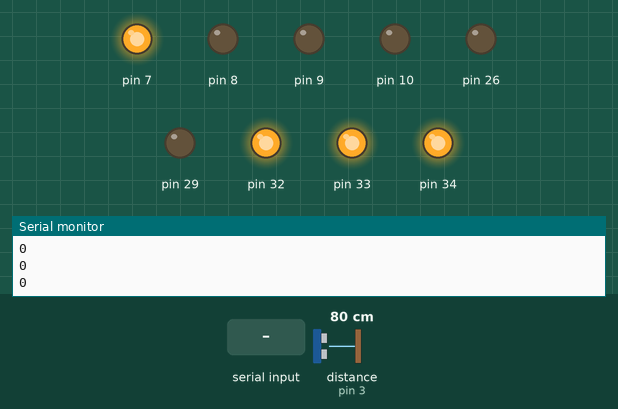
Simulated run of this sketch. Board: Arduino Mega 2560, built with avr-gcc and run on an emulated ATmega2560. On the bench: output pins drawn as LEDs (lit = HIGH), the last lines printed to the serial monitor. The test bench sets the inputs (shaded band); at power-on: distance to the obstacle (sensor on pin 3) 80 cm. Pins used as bus, display or sensor lines are not drawn.

Above: at 1.2 s.
1.3 s: distance to the obstacle (sensor on pin 3) set to 42 cm
2.8 s: distance to the obstacle (sensor on pin 3) set to 36 cm
At 3.1 s:
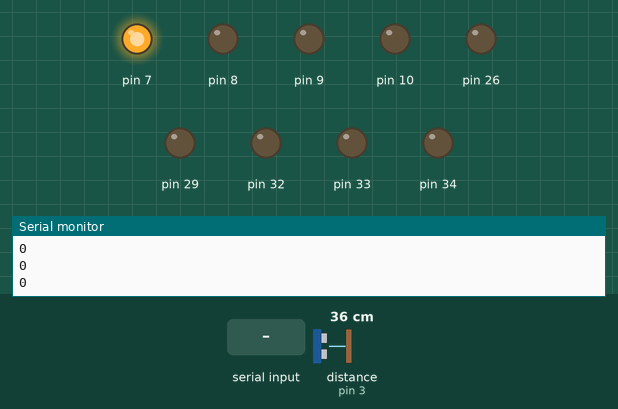
4.3 s: "1" received over the second serial link
At 5.5 s:
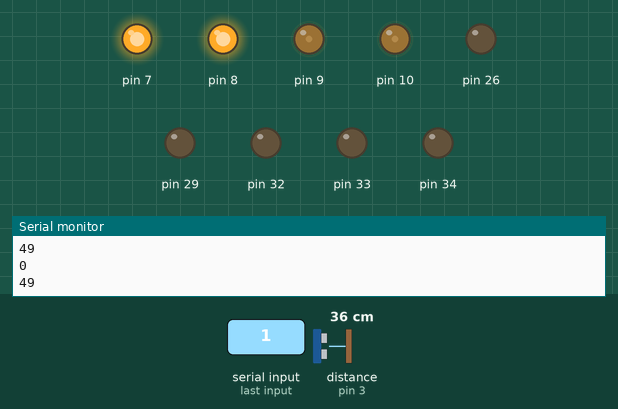
5.8 s: distance to the obstacle (sensor on pin 3) set to 32 cm
7.3 s: distance to the obstacle (sensor on pin 3) set to 27 cm
At 8.5 s:
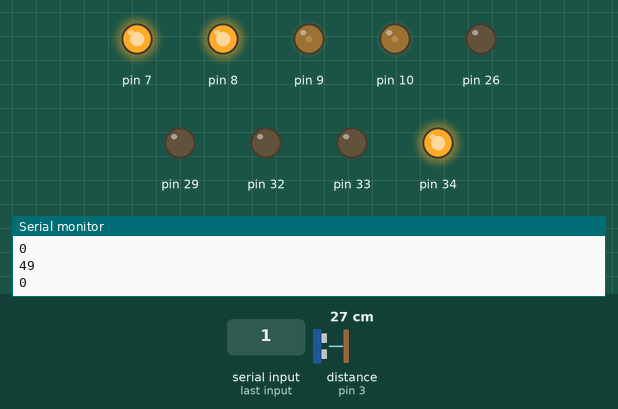
8.8 s: distance to the obstacle (sensor on pin 3) set to 22 cm
At 9.7 s:
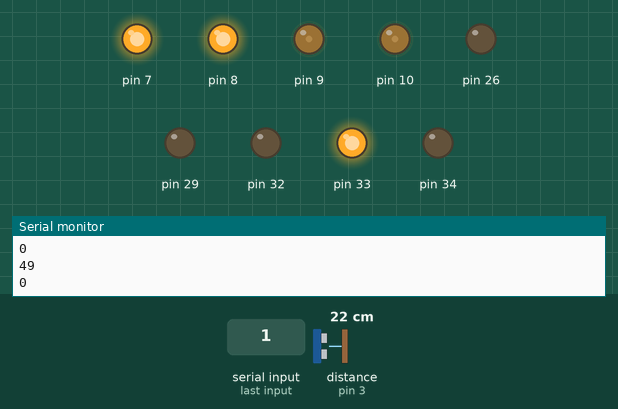
Timing chart, 0 to 11.3 s (numbered marks = the images above; inputs shaded):
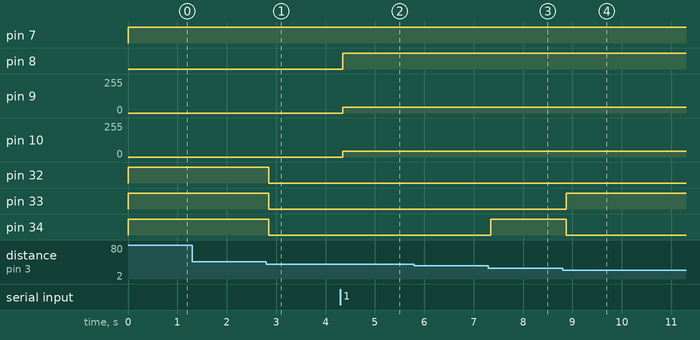

The sketch:

realDemo.ino
```cpp
#include "DRV8835MotorShield_set.h"
#include <SoftwareSerial.h>
SoftwareSerial BT(12,11);
int val;
int dir;
int but;
bool coloff=false;
bool at;

void setup(){

  pinMode(32,OUTPUT);
  pinMode(33,OUTPUT);
  pinMode(34,OUTPUT);
  digitalWrite(32,HIGH);
  digitalWrite(33,HIGH);
  digitalWrite(34,HIGH);
  BT.begin(9600);
  Serial.begin(9600);
  motors.flipM1(true);
  brk=false;
  val=0;
  gear=0;
  at=false;
}

void loop(){
  but=0;
  if(BT.available()){
    brk=false;
    val=BT.read();
    dir=val/10;
    but=val%10;
  }
  if(but==1) gear=0;
  else if(but==2&&gear!=3) gear++;
  else if(but==3) brk=true;
  else if(but==4&&gear!=0) gear--;
  else if(but==5) gear=3;
  else if(but==6) at=true;
  else if(but==7) {
    if(coloff) coloff=false;
    else coloff=true;
  }
  while(at){
    but=0;
    autoRun(gear);
    if(!coloff) color(colorVal());
    else color(0);
    if(BT.available()){

      val=BT.read();
      dir=val/10;
      but=val%10;
    }
    if(but==2&&gear!=3) gear++;
    else if(but==4&&gear!=0) gear--;
    else if(but==7) {
      if(coloff) coloff=false;
      else coloff=true;
    }
    else if(but==1) at=false;
  }

  if (gear==1)
  {
    if(ulFront.Ranging(CM)<7)
    brk=true;
  }
  else if(gear==2)
  {
   if (ulFront.Ranging(CM)<10)
    brk=true;
  }

  else if(gear==3){
  if (ulFront.Ranging(CM)<12)
    brk=true;
  }
    Serial.println(val);
  Serial.println(brk);
  if(dir==0) stop();
  else if(dir==8) straight(gear);
  else if(dir==7) stlf(gear);
  else if(dir==9) stri(gear);
  else if(dir==4) left(gear);
  else if(dir==6) right(gear);
  else if(dir==1) bclf(gear);
  else if(dir==2) back(gear);
  else if(dir==3) bcri(gear);

  if(!coloff) color(colorVal());
  else color(0);
  brk=false;
  delay(70);
}
```

Measured:
- the behaviour switches between 40 and 39 cm on distance to the obstacle (sensor on pin 3) (found by bisection; images 0 and 1)
- the behaviour switches between 30 and 29 cm on distance to the obstacle (sensor on pin 3) (found by bisection; images 2 and 3)
- the behaviour switches between 25 and 24 cm on distance to the obstacle (sensor on pin 3) (found by bisection; images 3 and 4)
- after the input at 2.8 s, pin 32–34: HIGH → LOW after 0.05 s
- after the input at 4.3 s, pin 8: LOW → HIGH at once; pin 9: 0/255 → 43/255 at once; pin 10: 0/255 → 44/255 at once
- after the input at 7.3 s, pin 34: LOW → HIGH at once
- after the input at 8.8 s, pin 33: LOW → HIGH after 0.08 s; pin 34: HIGH → LOW after 0.08 s
